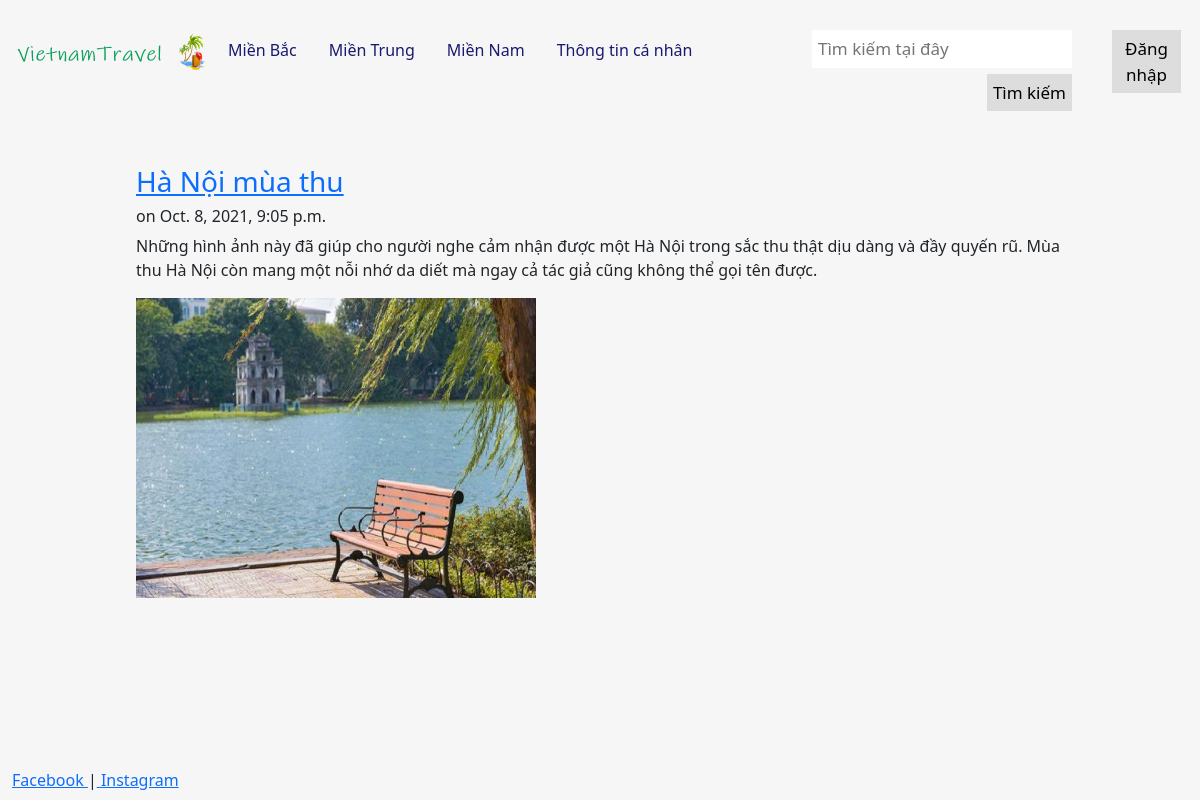
The app's page /northtravel/1/ with its own data.
### northtravel/models.py (models this page shows, shortened)
class Post_North(models.Model):
    title = models.CharField(max_length=500)
    content = models.TextField()
    image = models.ImageField(upload_to='images')
    created_at = models.DateTimeField(auto_now_add=True)
    upload_to = models.DateTimeField(auto_now=True)

### northtravel/views.py (the view)
# urls.py: path('northtravel/<int:id>/', views.post)
def post(request, id):
    post = Post_North.objects.get(id = id)
    return render(request, 'northtravel/postNorth.html', {'postNorth': post})

### northtravel/templates/northtravel/postNorth.html (shortened to what this page needs)
<!DOCTYPE html>
<html lang="en">
<head>
    {% load static %}
    <link rel="stylesheet" href="{%  static 'css/bootstrap.min.css' %}" type="text/css">
</head>
<body>
    <br>
    <div class="container-fluid" style="min-height: 93%">
        <div class="row" style="color: #ffffff">
            <div class="col-sm-2">
                <div style="text-align: left;">
                    <a href="/"><img src="{% static 'images/logo.png' %}" class="responsive-img" style="max-height: 60px"/></a>
                </div>
                <br>
            </div>
            <div class="col-sm-6">
                <div class="bs-sliderbar">
                    <ul class="nav">
                        <li><a class="nav-link" href="/northtravel" style="color: midnightblue">Miền Bắc</a></li>
                        <li><a class="nav-link" href="/centraltravel" style="color: midnightblue">Miền Trung</a></li>
                        <li><a class="nav-link" href="/southtravel" style="color: midnightblue">Miền Nam</a></li>
                        <li><a class="nav-link" href="/information" style="color: midnightblue">Thông tin cá nhân</a></li>
                    </ul>
                </div>
            </div>
            <div class="col-sm-3">
                <div class="search-container">
                    <form action="/">
                        <input type="text" placeholder="Tìm kiếm tại đây" name="search">
                        <button type="submit">Tìm kiếm</button>
                    </form>
                </div>
            </div>
            <div class="col-sm-1">
                <button type="submit">Đăng nhập</button>
            </div>
        </div>
        <br>
        <div class="row">
            <div class="col-sm-1">
            </div>
            <div class="col-sm-10">
                <br>
                <div class="container-fluid">
                    {% block content %}
                        <h3><a href="/northtravel/{{ postNorth.id }}">{{ postNorth.title }}</a></h3>
                        <h6>on {{ postNorth.upload_to }}</h6>
                        {{ postNorth.content|safe|linebreaks }}
                        <img src="{{ postNorth.image.url }}" alt="" class="img-responsive" style="width: 400px; height: 300px">
                    {% endblock %}
                </div>
            </div>
            <div class="col-sm-1">
            </div>
        </div>
    </div>
    <footer>
        <div class="container-fluid">
            <a href="https://www.facebook.com/vhuytran.2610/">Facebook </a>|<a href="https://www.instagram.com/vhuy.tran/"> Instagram</a>
        </div>
    </footer>
</body>
</html>

### northtravel/templates/northtravel/postNorth.html (style rules this page uses)
html, body { height: 100%; background-color: #f6f6f6; }
.col-sm-6 { margin-top: 6px; }
.col-sm-10 { margin-top: 6px; }
.col-sm-3 .search-container { float: right; }
.col-sm-3 input[type=text] { padding: 6px; margin-top: 6px; font-size: 17px; border: none; }
.col-sm-3 .search-container button { float: right; padding: 6px; margin-top: 6px; margin-right: 16px; background: #ddd; font-size: 17px; border: none; cursor: pointer; }
.col-sm-1 button { float: right; padding: 6px; margin-top: 6px; margin-right: 7px; background: #ddd; font-size: 17px; border: none; cursor: pointer; }

### records on screen
Post_North: title "Hà Nội mùa thu", upload_to "Oct. 8, 2021, 9:05 p.m.", content "Những hình ảnh này đã giúp cho người nghe cảm nhận được một Hà Nội trong sắc thu thật dịu dàng và đầy quyến rũ. Mùa thu Hà Nội còn mang một nỗi nhớ da diết mà ngay cả tác giả cũng không thể gọi tên được.", image (picture)
